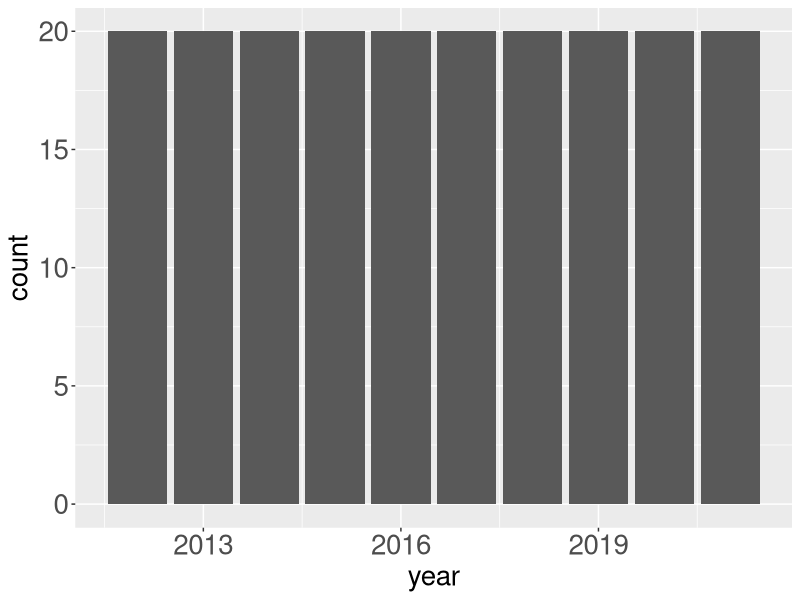
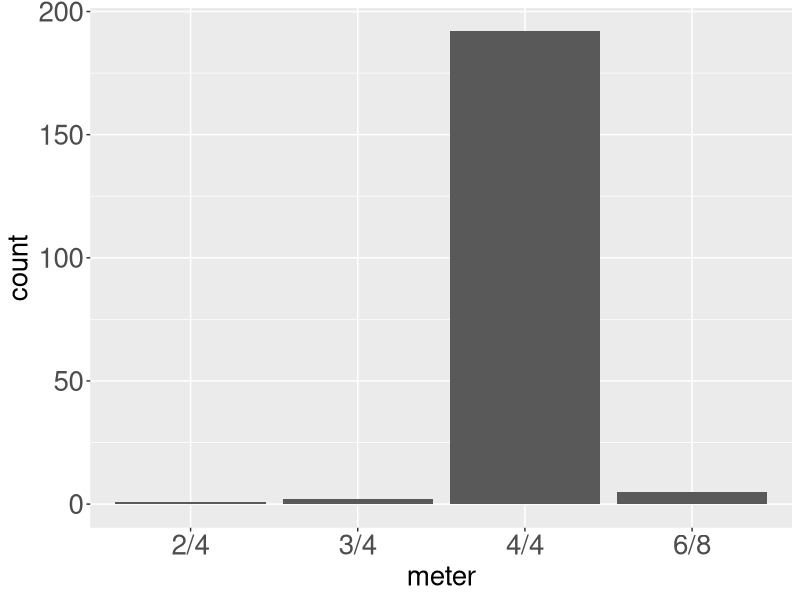
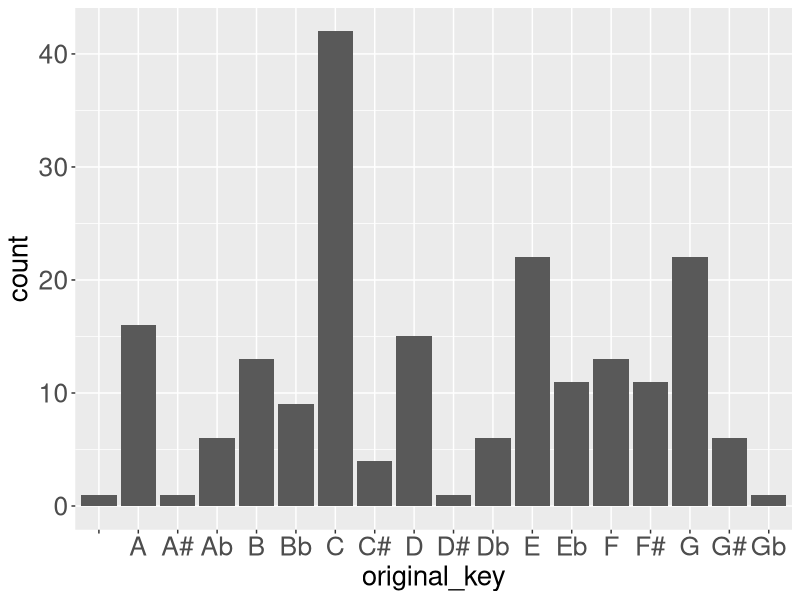
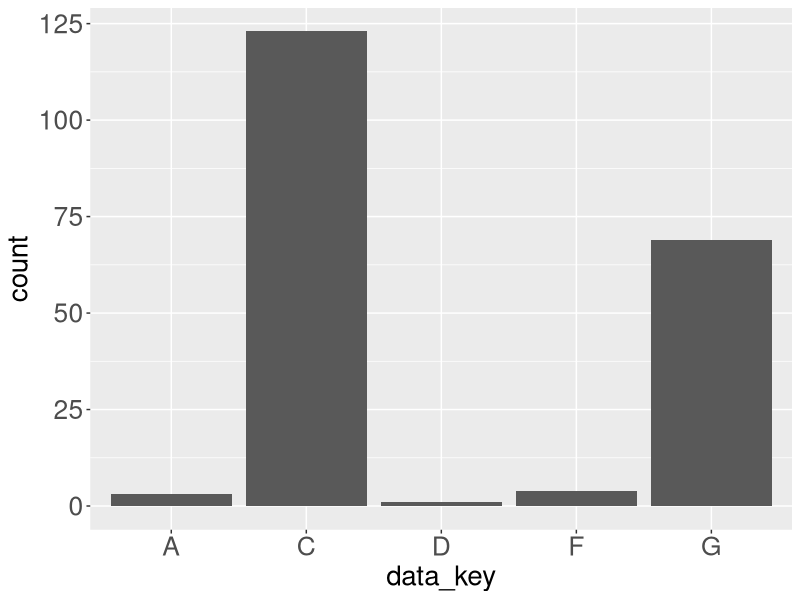

Source code (R) for these figures, in order: (Note: this script raises an error after producing the figures.)
data <- read.csv("data_top20.csv", header=TRUE, stringsAsFactors = FALSE)
exactlySame <- read.csv("exactlysame.csv", header=TRUE, stringsAsFactors = FALSE)
View(data)

library(ggplot2)
ggplot(data, aes(x = year)) +
  geom_bar()+
  theme(axis.text = element_text(size = 20),
        axis.title = element_text(size = 20))

ggplot(data, aes(x = beat)) +
  geom_bar()+
  xlab("meter")+
  theme(axis.text = element_text(size = 20),
        axis.title = element_text(size = 20))

ggplot(data, aes(x = original_key)) +
  geom_bar()+
  theme(axis.text = element_text(size = 19),
        axis.title = element_text(size = 20))

ggplot(data, aes(x = data_key)) +
  geom_bar()+
  theme(axis.text = element_text(size = 19),
        axis.title = element_text(size = 20))

#non-simplified
ggplot(filter(exactlySame, version == "top20v212"), 
       aes(x = year, y = count, fill = type)) +
  scale_fill_grey()+
  geom_bar(stat='identity', position=position_dodge())+
  theme(axis.text = element_text(size = 15),
        axis.title = element_text(size = 15))

#simplified
ggplot(filter(exactlySame, version == "top20v221"), 
       aes(x = year, y = count, fill = type)) +
  scale_fill_grey()+
  geom_bar(stat='identity', position=position_dodge())+
  theme(axis.text = element_text(size = 15),
        axis.title = element_text(size = 15))

#root
ggplot(filter(exactlySame, version == "top20v231"), 
       aes(x = year, y = count, fill = type)) +
  scale_fill_grey()+
  geom_bar(stat='identity', position=position_dodge())+
  theme(axis.text = element_text(size = 15),
        axis.title = element_text(size = 15))
  

